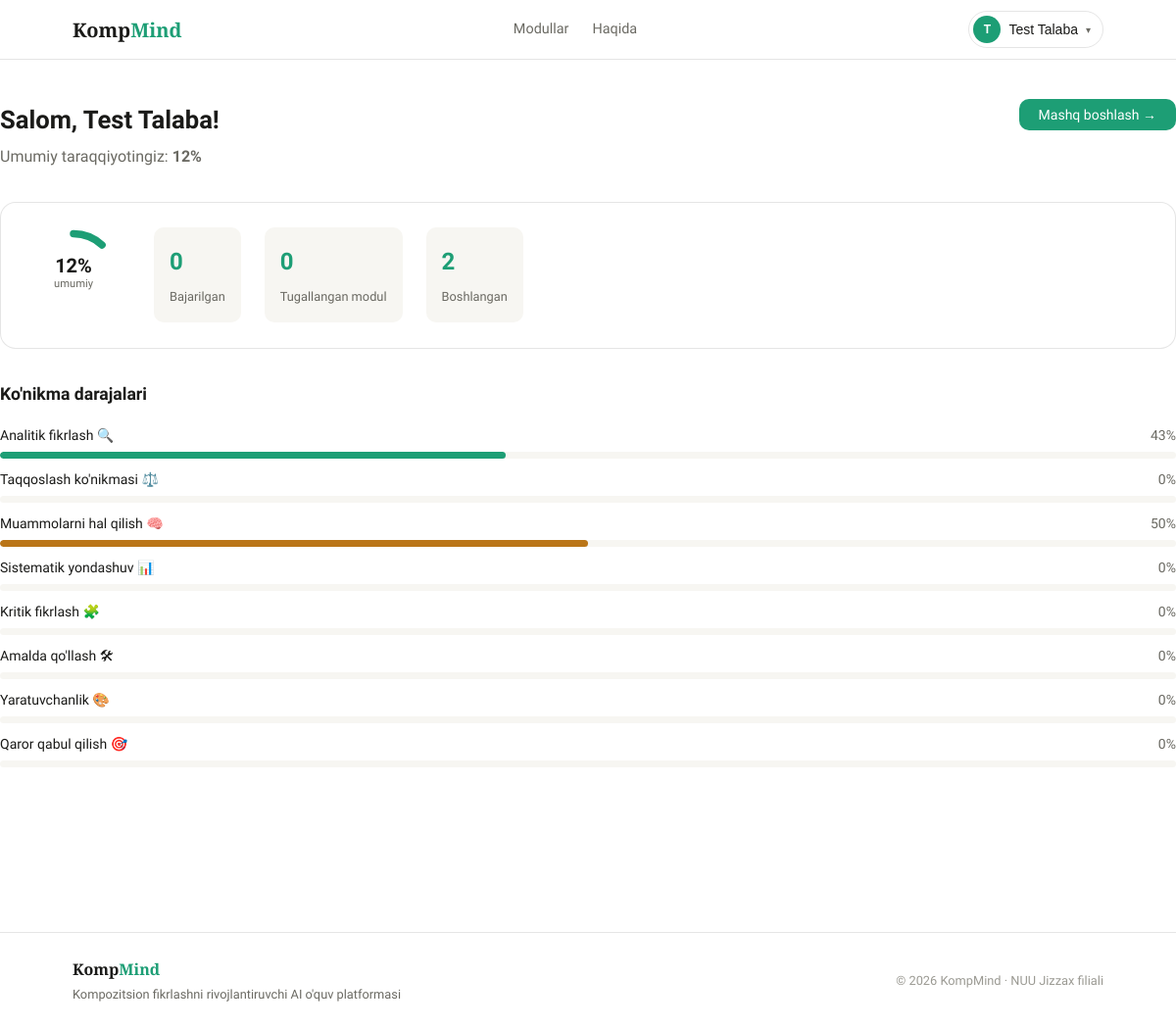
/dashboard (signed in), run on the app's committed database.
### tables this page shows
CREATE TABLE IF NOT EXISTS progress (
    id          INT UNSIGNED AUTO_INCREMENT PRIMARY KEY,
    user_id     INT UNSIGNED    NOT NULL,
    module_id   INT UNSIGNED    NOT NULL,
    total_score INT             NOT NULL DEFAULT 0,
    max_possible INT            NOT NULL DEFAULT 0,
    exercises_done TINYINT      NOT NULL DEFAULT 0,
    exercises_total TINYINT     NOT NULL DEFAULT 0,
    percent     TINYINT         NOT NULL DEFAULT 0,
    updated_at  DATETIME        NOT NULL DEFAULT CURRENT_TIMESTAMP ON UPDATE CURRENT_TIMESTAMP,
    FOREIGN KEY (user_id)   REFERENCES users(id)   ON DELETE CASCADE,
    FOREIGN KEY (module_id) REFERENCES modules(id) ON DELETE CASCADE,
    UNIQUE KEY uq_user_module (user_id, module_id)
);

CREATE TABLE IF NOT EXISTS modules (
    id          INT UNSIGNED AUTO_INCREMENT PRIMARY KEY,
    slug        VARCHAR(80)     NOT NULL UNIQUE,
    name        VARCHAR(150)    NOT NULL,
    icon        VARCHAR(10)     NOT NULL DEFAULT '📚',
    description TEXT            NULL,
    bloom_level TINYINT         NOT NULL DEFAULT 1 COMMENT '1=bilish,2=tushunish,3=qollash,4=tahlil,5=baholash,6=yaratish',
    sort_order  TINYINT         NOT NULL DEFAULT 0,
    badge       ENUM('','new','hot') NOT NULL DEFAULT '',
    is_active   TINYINT(1)      NOT NULL DEFAULT 1,
    created_at  DATETIME        NOT NULL DEFAULT CURRENT_TIMESTAMP
);

### app/Controllers/ProgressController.php (called while the page is built, shortened)
<?php
class ProgressController extends Controller
{
    public function dashboard(array $params = []): void
    {
        $userId        = Auth::user()['id'];
        $progress      = Progress::forUser($userId);
        $submissions   = Submission::byUser($userId);
        $overallPercent = Progress::overallPercent($userId);
        $this->render('dashboard.index', [
            'progress'        => $progress,
            'submissions'     => $submissions,
            'overallPercent'  => $overallPercent,
            'title'           => 'Dashboard',
        ]);
    }
}

### public/index.php (called while the page is built, shortened)
<?php
require_once __DIR__ . '/../app/bootstrap.php';
$router = new \App\Core\Router();
$router->dispatch();

### app/Core/Auth.php (called while the page is built, shortened)
<?php
class Auth
{
    public static function user(): ?array
    {
        return $_SESSION['user'] ?? null;
    }
}

### app/Core/Database.php (called while the page is built, shortened)
<?php
class Database
{
    private static ?PDO $instance = null;
    public static function getInstance(): PDO
    {
        if (self::$instance === null) {
            $cfg = config('database');
            $dsn = sprintf(
                'mysql:host=%s;port=%s;dbname=%s;charset=%s',
                $cfg['host'], $cfg['port'], $cfg['dbname'], $cfg['charset']
            );
            try {
                self::$instance = new PDO($dsn, $cfg['user'], $cfg['pass'], $cfg['options']);
            } catch (PDOException $e) {
                error_log('DB connection error: ' . $e->getMessage());
                http_response_code(500);
                die(json_encode(['error' => 'Database connection failed']));
            }
        }
        return self::$instance;
    }
    public static function query(string $sql, array $params = []): \PDOStatement
    {
        $stmt = self::getInstance()->prepare($sql);
        $stmt->execute($params);
        return $stmt;
    }
    public static function fetchOne(string $sql, array $params = []): array|false
    {
        return self::query($sql, $params)->fetch();
    }
    public static function fetchAll(string $sql, array $params = []): array
    {
        return self::query($sql, $params)->fetchAll();
    }
}

### app/Models/Progress.php (called while the page is built, shortened)
<?php
class Progress extends Model
{
    public static function forUser(int $userId): array
    {
        return Database::fetchAll(
            "SELECT p.*, m.name as module_name, m.icon, m.slug
             FROM progress p
             JOIN modules m ON m.id = p.module_id
             WHERE p.user_id = ?
             ORDER BY m.sort_order",
            [$userId]
        );
    }
    public static function overallPercent(int $userId): int
    {
        $row = Database::fetchOne(
            "SELECT IFNULL(AVG(percent), 0) as avg FROM progress WHERE user_id = ?",
            [$userId]
        );
        return (int)round((float)($row['avg'] ?? 0));
    }
}

### app/Models/Submission.php (called while the page is built, shortened)
<?php
class Submission extends Model
{
    public static function byUser(int $userId): array
    {
        return Database::fetchAll(
            "SELECT s.*, e.title as exercise_title, m.name as module_name
             FROM submissions s
             JOIN exercises e ON e.id = s.exercise_id
             JOIN modules m ON m.id = e.module_id
             WHERE s.user_id = ?
             ORDER BY s.submitted_at DESC",
            [$userId]
        );
    }
}

### app/bootstrap.php (called while the page is built, shortened)
<?php
function config(string $file, string $key = ''): mixed
{
    static $cache = [];
    if (!isset($cache[$file])) {
        $path = __DIR__ . '/../config/' . $file . '.php';
        $cache[$file] = file_exists($path) ? require $path : [];
    }
    if ($key === '') return $cache[$file];
    return $cache[$file][$key] ?? null;
}

### config/database.php (called while the page is built)
<?php
return [
    'host'    => $_ENV['DB_HOST']    ?? 'localhost',
    'port'    => $_ENV['DB_PORT']    ?? '3306',
    'dbname'  => $_ENV['DB_NAME']    ?? 'kfkaiedu_db',
    'user'    => $_ENV['DB_USER']    ?? 'root',
    'pass'    => $_ENV['DB_PASS']    ?? '',
    'charset' => $_ENV['DB_CHARSET'] ?? 'utf8mb4',
    'options' => [
        PDO::ATTR_ERRMODE            => PDO::ERRMODE_EXCEPTION,
        PDO::ATTR_DEFAULT_FETCH_MODE => PDO::FETCH_ASSOC,
        PDO::ATTR_EMULATE_PREPARES   => false,
    ],
];

### app/Views/partials/progress-bar.php (the view)
<?php
$color = $color ?? 'teal';
?>
<div class="prog-item">
    <div class="prog-header">
        <span class="prog-label"><?= htmlspecialchars($label) ?></span>
        <span class="prog-val"><?= (int)$percent ?>%</span>
    </div>
    <div class="prog-bar-bg">
        <div class="prog-bar prog-bar--<?= $color ?>"
             style="width: <?= (int)$percent ?>%"
             data-width="<?= (int)$percent ?>"></div>
    </div>
</div>

### app/Views/dashboard/index.php (shortened to what this page needs)
<?php
$user = \App\Core\Auth::user();
$colors = ['teal','purple','amber','teal','purple','amber','teal','purple'];
?>
<div class="page-header">
    <div>
        <h1 class="page-title">Salom, <?= htmlspecialchars($user['name']) ?>!</h1>
        <p class="page-sub">Umumiy taraqqiyotingiz: <strong><?= $overallPercent ?>%</strong></p>
    </div>
    <a href="/modules" class="btn btn-primary">Mashq boshlash →</a>
</div>
<div class="dashboard-overview">
    <div class="overview-ring">
        <svg viewBox="0 0 80 80" class="ring-svg">
            <circle cx="40" cy="40" r="34" fill="none" stroke="var(--border-color)" stroke-width="6"/>
            <circle cx="40" cy="40" r="34" fill="none" stroke="#1D9E75" stroke-width="6"
                    stroke-linecap="round"
                    stroke-dasharray="<?= round(213.6 * $overallPercent / 100, 1) ?> 213.6"
                    transform="rotate(-90 40 40)"/>
        </svg>
        <div class="ring-label">
            <span class="ring-pct"><?= $overallPercent ?>%</span>
            <span class="ring-sub">umumiy</span>
        </div>
    </div>
    <div class="overview-stats">
        <div class="stat-card">
            <span class="stat-card-num"><?= count(array_filter($submissions, fn($s) => $s['status'] !== 'submitted')) ?></span>
            <span class="stat-card-lbl">Bajarilgan</span>
        </div>
        <div class="stat-card">
            <span class="stat-card-num"><?= count(array_filter($progress, fn($p) => $p['percent'] === 100)) ?></span>
            <span class="stat-card-lbl">Tugallangan modul</span>
        </div>
        <div class="stat-card">
            <span class="stat-card-num"><?= count(array_filter($progress, fn($p) => $p['percent'] > 0)) ?></span>
            <span class="stat-card-lbl">Boshlangan</span>
        </div>
    </div>
</div>
<div class="section-block">
    <h2 class="block-title">Ko'nikma darajalari</h2>
    <div class="progress-list">
        <?php foreach ($progress as $i => $p): ?>
            <?php
            $label   = $p['module_name'] . ' ' . $p['icon'];
            $percent = $p['percent'];
            $color   = $colors[$i % count($colors)];
            include __DIR__ . '/../partials/progress-bar.php';
            ?>
        <?php endforeach; ?>
    </div>
</div>

### app/Core/Router.php (shortened to what this page needs)
<?php
class Router
{
    private array $routes = [];
    private function addRoute(string $method, string $path, string $action, array $middleware): void
    {
        $this->routes[] = [
            'method'     => $method,
            'path'       => $path,
            'pattern'    => $this->pathToRegex($path),
            'action'     => $action,
            'middleware' => $middleware,
        ];
    }
    private function pathToRegex(string $path): string
    {
        $pattern = preg_replace('/\{([a-zA-Z_]+)\}/', '(?P<$1>[^/]+)', $path);
        return '#^' . $pattern . '$#';
    }
    public function dispatch(): void
    {
        $method = $_SERVER['REQUEST_METHOD'];
        $uri    = parse_url($_SERVER['REQUEST_URI'], PHP_URL_PATH);
        $uri    = rtrim($uri, '/') ?: '/';
        foreach ($this->routes as $route) {
            if ($route['method'] !== $method) continue;
            if (!preg_match($route['pattern'], $uri, $matches)) continue;
            $params = array_filter($matches, 'is_string', ARRAY_FILTER_USE_KEY);
            [$controllerName, $controllerMethod] = explode('@', $route['action']);
            if (!str_contains($controllerName, '\\')) {
                $controllerName = "App\\Controllers\\{$controllerName}";
            } else {
                $controllerName = "App\\Controllers\\{$controllerName}";
            }
            $controller = new $controllerName();
            $controller->$controllerMethod($params);
            return;
        }
    }
}

### public/assets/css/app.css (style rules this page uses)
*, *::before, *::after { box-sizing: border-box; margin: 0; padding: 0; }
:root { --green: #1D9E75; --green-dark: #0F6E56; --green-light: #E1F5EE; --purple: #534AB7; --purple-light:#EEEDFE; --amber: #BA7517; --amber-light: #FAEEDA; --red: #A32D2D; --red-light: #FCEBEB; --text: #1a1a18; --text-muted: #6b6a63; --text-hint: #9b9a93; --bg: #ffffff; --bg-surface: #f7f6f2; --bg-hover: #f0efe9; --border: rgba(0,0,0,0.10); --border-mid: rgba(0,0,0,0.18); --shadow-sm: 0 1px 4px rgba(0,0,0,0.07); --shadow-md: 0 4px 16px rgba(0,0,0,0.09); --radius-sm: 6px; --radius-md: 10px; --radius-lg: 16px; --radius-xl: 24px; --font-body: 'Sora', sans-serif; --font-display:'Playfair Display', serif; }
html { font-size: 16px; scroll-behavior: smooth; }
body { font-family: var(--font-body); color: var(--text); background: var(--bg); line-height: 1.65; -webkit-font-smoothing: antialiased; }
a { color: var(--green); text-decoration: none; }
.page-header { display: flex; align-items: flex-start; justify-content: space-between; flex-wrap: wrap; gap: 1rem; margin-bottom: 2rem; }
.page-title { font-size: 1.6rem; font-weight: 600; }
.page-sub { color: var(--text-muted); margin-top: 4px; }
.section-block { margin-bottom: 2.5rem; }
.block-title { font-size: 1.1rem; font-weight: 600; margin-bottom: 1rem; }
.stat-card { background: var(--bg-surface); border-radius: var(--radius-md); padding: 1rem; display: flex; flex-direction: column; gap: 4px; }
.stat-card-num { font-size: 1.5rem; font-weight: 600; color: var(--green); }
.stat-card-lbl { font-size: 0.8rem; color: var(--text-muted); }
.dashboard-overview { display: flex; align-items: center; gap: 2rem; flex-wrap: wrap; margin-bottom: 2rem; background: var(--bg); border: 0.5px solid var(--border); border-radius: var(--radius-lg); padding: 1.5rem; }
.overview-ring { position: relative; width: 100px; height: 100px; flex-shrink: 0; }
.ring-svg { width: 100%; height: 100%; }
.ring-label { position: absolute; inset: 0; display: flex; flex-direction: column; align-items: center; justify-content: center; }
.ring-pct { font-size: 1.25rem; font-weight: 600; line-height: 1; }
.ring-sub { font-size: 0.7rem; color: var(--text-muted); }
.overview-stats { display: flex; gap: 1.5rem; flex-wrap: wrap; }
.progress-list { display: flex; flex-direction: column; gap: 10px; }
.prog-item { display: flex; flex-direction: column; gap: 5px; }
.prog-header { display: flex; justify-content: space-between; font-size: 0.875rem; }
.prog-label { font-weight: 500; }
.prog-val { color: var(--text-muted); }
.prog-bar-bg { height: 7px; background: var(--bg-surface); border-radius: 4px; overflow: hidden; }
.prog-bar { height: 7px; border-radius: 4px; transition: width 1s cubic-bezier(.4,0,.2,1); }
.prog-bar--teal { background: var(--green); }
.prog-bar--amber { background: var(--amber); }

### public/assets/css/components.css (style rules this page uses)
.btn { display: inline-flex; align-items: center; justify-content: center; gap: 6px; padding: 9px 20px; border-radius: var(--radius-md); font-size: 0.875rem; font-weight: 500; font-family: var(--font-body); cursor: pointer; border: none; transition: all .15s; text-decoration: none; line-height: 1; white-space: nowrap; }
.btn-primary { background: var(--green); color: #fff; }

### data on the page
progress: module.icon "Analitik fikrlash 🔍", percent "43"
progress: module.icon "Taqqoslash ko'nikmasi ⚖️", percent "0"
progress: module.icon "Muammolarni hal qilish 🧠", percent "50"
progress: module.icon "Sistematik yondashuv 📊", percent "0"
progress: module.icon "Kritik fikrlash 🧩", percent "0"
progress: module.icon "Amalda qo'llash 🛠", percent "0"
progress: module.icon "Yaratuvchanlik 🎨", percent "0"
progress: module.icon "Qaror qabul qilish 🎯", percent "0"

### other printed values
$overallPercent "12"
count(array_filter($progress, fn($p) => $p['percent'] === 100)) "0"
count(array_filter($progress, fn($p) => $p['percent'] > 0)) "2"
